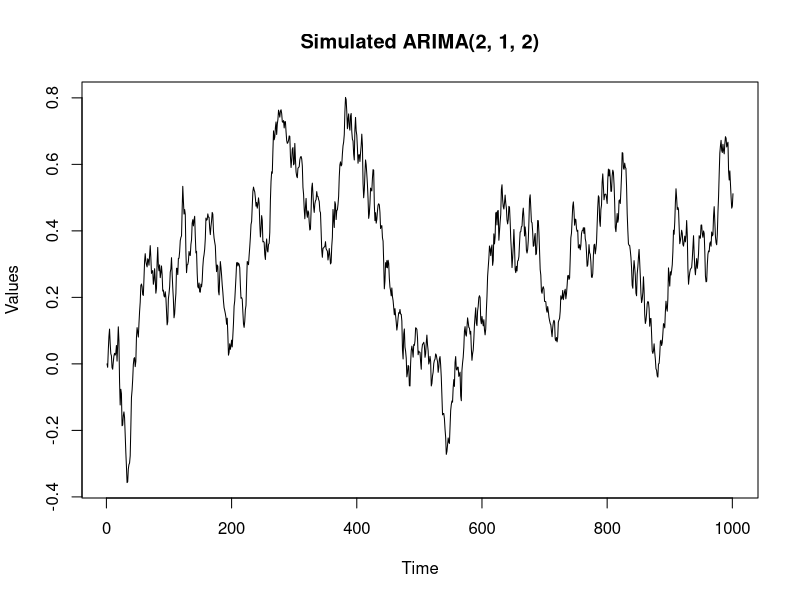
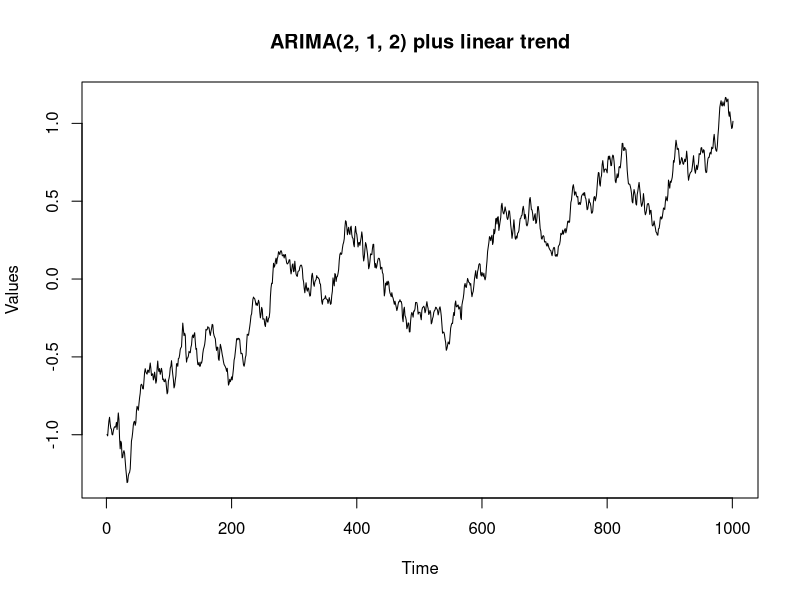
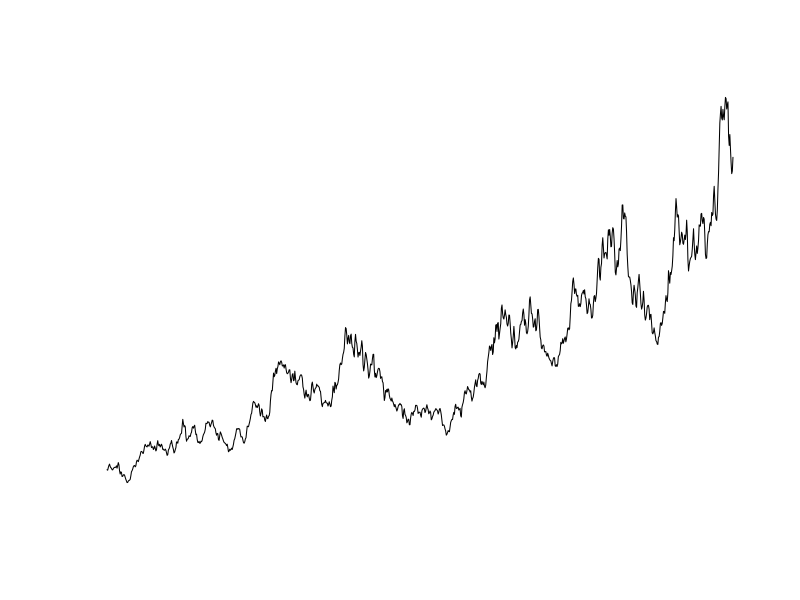

Recreate these plots in R, in order. (Note: this script raises an error after producing the figures.)
## ---- chunk 1
n_size <- 1000
p <- 2
d <- 1
q <- 2
phi_1 <- .2
phi_2 <- -.15
theta_1 <- .3
theta_2 <- -.1
noise_sd <- 0.03

title <- paste0('ARIMA(', p, ', ', d, ', ', q, ')')
                  
set.seed(111)  

sim <- arima.sim(list(order = c (p,d,q), ar = c(phi_1, phi_2), ma = c(theta_1, theta_2)),
                 n = n_size, sd= noise_sd)

plot(sim, xlab = 'Time', ylab = 'Values', main = paste('Simulated', title))
## ---- chunk 2
b0 = -1
b1 = 0.0015
sim_trend <- sim + (b0 + b1 * time(sim))
plot(sim_trend, xlab = 'Time', ylab = 'Values',
     main = paste(title, 'plus linear trend'))
## ---- chunk 3
sim_exp <- exp(sim_trend)
plot(sim_exp, xlab = 'Time', ylab = 'Values', 
     main = paste('exponential function of', arima_title, 'with trend'))
## ---- chunk 4
ratio <- 0.9
n_size <- length(sim)
train_nsize <- round(n_size * ratio)
# When we take an index slice, it loses ts status.
# We recover it.
train_sim <- ts(sim_exp[1:train_nsize])
cat('Training sample size:', length(train_sim), '\n')
#Same for test
test_sim <- ts(sim_exp[(train_nsize + 1):n_size],
               start = train_nsize + 1 )
cat('Test sample size:', length(test_sim), '\n')
## ---- chunk 5
train_simlog <- log(train_sim)
plot(train_simlog, ylab = 'Time', main = 'Log of training sample', type = 'l')
## ---- chunk 6
lm_trend <- lm(train_simlog ~ time(train_simlog))
coef(lm_trend)

trend_par = lm_trend$fitted.values

plot(trend_par, type = 'l', ylab = "Estimated Trend Parameters", main = 'Estimates extracted form training sample')
## ---- chunk 7
train_detrend <- train_simlog - trend_par
## ---- chunk 8
plot(sim[1:train_nsize], xlab = 'Time', ylab = 'Values', type = 'l',
     main = 'Simulated vs Log and Detrended training sample',
     ylim = c(min(train_detrend,sim), max(train_detrend, sim)))
lines(train_detrend, col = 'red')
legend('topright', legend = c('Simulated', 'Detrended'), col = c('black', 'red'), lty = 1)
## ---- chunk 9
fit_model <- arima(train_detrend, order = c(p, d, q))
## ---- chunk 10
fit_model
cat("\nTrue coefficients are phi_1:", phi_1, "phi_2:", phi_2, "theta_1:", theta_1, "theta_2", theta_2, "\n")
## ---- chunk 11
forecast_mdl <- predict(fit_model, n.ahead = 101)
## ---- chunk 12
forecastmdl_trend <- forecast_mdl$pred + (lm_trend$coefficients[1] + lm_trend$coefficients[2] * time(forecast_mdl$pred))
## ---- chunk 13
forecastmdl_exp <- exp(forecastmdl_trend)
## ---- chunk 14
forecast_se_exp <- exp(forecast_mdl$se)
upper <- forecastmdl_exp + forecast_se_exp
lower <- forecastmdl_exp - forecast_se_exp

plot(test_sim, type = 'l', 
     main = 'Test time-series vs forecasted with trend, exponent and history',
     ylab = 'Values', xlab = 'Time', xlim = c(890, 1001),
     ylim = c(min(test_sim, forecastmdl_exp, lower),
              max(test_sim, forecastmdl_exp, upper)))
lines(forecastmdl_exp, col = 'red')
lines(ts(sim_exp[890:902],start = 890), col = 'blue')
lines(upper, lty = 2, lwd =2, col = 'springgreen4')
lines(lower, lty = 2, lwd =2, col = 'springgreen4')
abline(v = 902, col = 'darkgreen')
legend('topleft',
       legend = c('real test', 'predicted', 'where forecast starts',
                  'past 10 values', 'confidence interval'),
       col = c('black', 'red', 'darkgreen', 'blue', 'springgreen4'),
       lty = c(rep(1,4),2),cex = .7)
## ---- chunk 15
plot(sim_exp, type = 'l',
     main = 'Whole simulated time-series vs predicted with trend and exponent',
     ylab = 'Values', xlab = 'Time')
lines(forecastmdl_exp, col = 'red')
legend('topleft', legend = c('simulated', 'predicted'), col = c('black', 'red'),
       lty = 1, cex = 1)
## ---- chunk 16
acf(test_sim, main = 'ACF of test time-series')
acf(forecastmdl_exp, main = 'ACF of forecast')

ccf(test_sim, forecastmdl_exp, main = 'CCF of test time-series and forecast')
## ---- chunk 17
forecast_res <- test_sim - forecast_exp

plot(forecast_res, type = 'p', ylab = 'Residuals',
     main = 'Residuals plot for forecast')
lines(lowess(forecast_res), col = 'red')
abline(h = 0, lty = 3)

acf(forecast_res, main = 'ACF of residuals')
## ---- chunk 18
mse <- sum(forecast_res^2) / length(forecast_res)
cat("MSE:", mse, "\n")
cat("Variance of residuals:", var(forecast_res), "\n")
cat("Sum of residuals:", sum(forecast_res), "\n")
